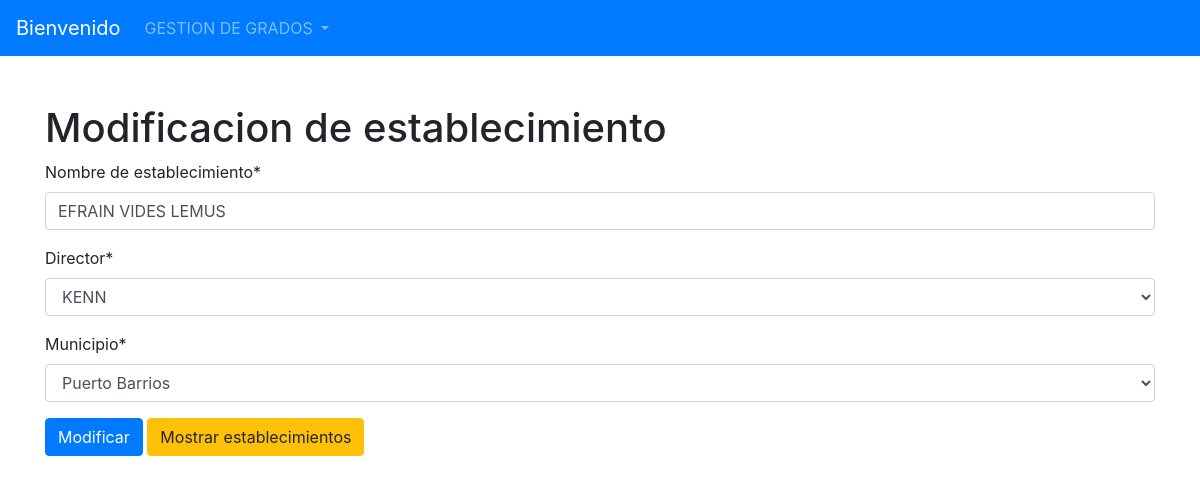
/editarEstablecimientos/1, run on the app's committed database.
### Models/Establecimiento/models.py (models this page shows, shortened)
class Establecimiento(models.Model):
    id_esta = models.AutoField(primary_key=True)
    Nombre = models.CharField(max_length=50)
    director_id_direct = models.ForeignKey(Director, on_delete=models.CASCADE)
    municipio_id_muni= models.ForeignKey(Municipio, on_delete=models.CASCADE)

### Models/Director/models.py (models this page shows)
class Director(models.Model):
    id_direct = models.AutoField(primary_key=True)
    Nombre = models.CharField(max_length=50)
    Direccion = models.CharField(max_length=30)
    Correo = models.CharField(max_length=30)
    def __str__(self):
        return self.Nombre

### Models/Municipio/models.py (models this page shows)
class Municipio(models.Model):
    id_muni = models.AutoField(primary_key=True)
    Nombre = models.CharField(max_length=30)
    departamento_id_depa= models.ForeignKey(Departamento, on_delete=models.CASCADE)
    def __str__(self):
        return self.Nombre

### Models/Establecimiento/views.py (the view)
# urls.py: path("editarEstablecimientos/<id>", FormularioEstablecimientoView.modificarE, name="MODIFICARE"),
    def modificarE(request, id):
        MODDE = Establecimiento.objects.get(id_esta=id)
        data = {
            'form': FormsEstablecimiento(instance=MODDE)
        }
        if request.method == 'POST':
            formulario = FormsEstablecimiento(data=request.POST, instance=MODDE)
            if formulario.is_valid():
                formulario.save()
                data['mensaje'] = "Se ha actualizado el registro."
                data['form'] = formulario
        return render(request, 'ModificarEstablecimiento.html', data)

### Models/Establecimiento/FormsE.py
class FormsEstablecimiento(ModelForm):
    class Meta:
        model = Establecimiento
        fields = [
            'Nombre',
            'director_id_direct',
            'municipio_id_muni',
        ]
        labels = {
            'Nombre': 'Nombre de establecimiento',
            'director_id_direct': 'Director',
            'municipio_id_muni': 'Municipio',
        }

### Templates/ModificarEstablecimiento.html (shortened to what this page needs)
{% extends 'index.html' %}
{% load crispy_forms_tags %}
{% block content %}
  <div id="content-wrapper" class="d-flex flex-column">
    <h1> Modificacion de establecimiento </h1>
    <form action = "" method="POST" >
        {{ form|crispy}}
            <button type="submit" class="btn btn-primary">Modificar</button>
            <a class="btn btn-warning" href="{% url 'listarEstablecimientos' %}">Mostrar establecimientos</a>
    </form>
    </div>
{% endblock %}

### data on the page
Establecimiento: Nombre "EFRAIN VIDES LEMUS", director_id_direct "KENN", municipio_id_muni "Puerto Barrios"
